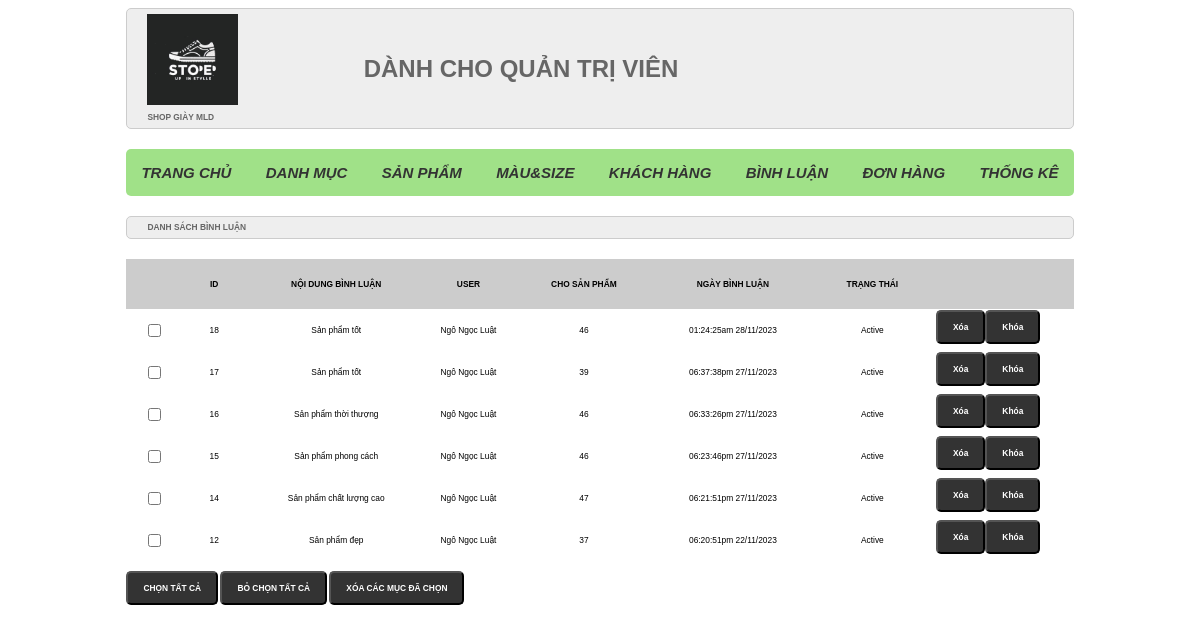
Screenshot of /admin/index.php?act=dsbl with the database file from the repository.
### tables this page shows
CREATE TABLE `binhluan` (
  `id` int(11) NOT NULL,
  `noidung` text NOT NULL,
  `ngaybinhluan` varchar(30) NOT NULL,
  `iduser` int(10) NOT NULL,
  `idpro` int(11) NOT NULL,
  `status_bl` bit(2) NOT NULL
);

CREATE TABLE `taikhoan` (
  `id` int(10) NOT NULL,
  `username` varchar(50) NOT NULL,
  `pass` varchar(50) NOT NULL,
  `email` varchar(255) NOT NULL,
  `address` varchar(255) NOT NULL,
  `tel` varchar(20) NOT NULL,
  `role` tinyint(4) NOT NULL DEFAULT 0
);

### model/pdo.php (called while the page is built, shortened)
<?php
function pdo_get_connection()
{
    $dburl = "mysql:host=localhost;dbname=webbangiaynam;charset=utf8";
    $username = 'root';
    $password = '';
    $conn = new PDO($dburl, $username, $password);
    $conn->setAttribute(PDO::ATTR_ERRMODE, PDO::ERRMODE_EXCEPTION);
    return $conn;
}
function pdo_query($sql)
{
    $sql_args = array_slice(func_get_args(), 1);
    try {
        $conn = pdo_get_connection();
        $stmt = $conn->prepare($sql);
        $stmt->execute($sql_args);
        $rows = $stmt->fetchAll(PDO::FETCH_ASSOC);
        return $rows;
    } catch (PDOException $e) {
        throw $e;
    } finally {
        unset($conn);
    }
}

### model/binhluan.php (called while the page is built, shortened)
<?php
function loadall_binhluan($idpro){
    $sql = "SELECT binhluan.*, taikhoan.username
            FROM binhluan
            LEFT JOIN taikhoan ON binhluan.iduser = taikhoan.id
            WHERE 1";
    $sql .= " ORDER BY binhluan.id DESC";
    $listbinhluan = pdo_query($sql);
    return $listbinhluan;
}
?>

### admin/binhluan/list.php (the view)
<div class="row">
    <div class="row frmtitle">
        <h1>DANH SÁCH BÌNH LUẬN</h1>
    </div>
    <div class="row frmcontent">
        <div class="row mb10 frmdsloai">
            <table>
                <tr>
                    <th></th>
                    <th>ID</th>
                    <th>NỘI DUNG BÌNH LUẬN</th>
                    <th>USER</th>
                    <th>CHO SẢN PHẨM</th>
                    <th>NGÀY BÌNH LUẬN</th>
                    <th>TRẠNG THÁI</th>
                    <th></th>
                </tr>
                <?php
                foreach ($listbinhluan as $binhluan) {
                    extract($binhluan);
                    $anbl = "index.php?act=dsbl&id=" . $id;
                    $xoabl = "index.php?act=xoabl&id=" . $id;
                    echo '<tr>
                            <td><input type="checkbox" name="" id=""></td>
                            <td>' . $id . '</td>
                            <td>' . $noidung . '</td>
                            <td>' . $username . '</td>
                            <td>' . $idpro . '</td>
                            <td>' . $ngaybinhluan . '</td>
                            <td>' . ($status_bl ? 'Active' : 'Block') . '</td>
                            <td>
                                <a href="' . $xoabl . '" style="float: left;"><input type="button" value="Xóa"></a>
                                <form class="formact" action="' . $anbl . '" method="post" style="float: left;">
                                    <input type="submit" value="' . ($status_bl ? 'Khóa' : 'Mở') . '" name="' . ($status_bl ? "block" : "active") . '">
                                </form>
                            </td>
                          </tr>';
                }
                ?>
            </table>
        </div>
        <div class="row mb10">
            <input type="button" value="CHỌN TẤT CẢ">
            <input type="button" value="BỎ CHỌN TẤT CẢ">
            <input type="button" value="XÓA CÁC MỤC ĐÃ CHỌN">
        </div>
    </div>
</div>

### assets/css/admin.css (style rules this page uses)
* { box-sizing: border-box; font-family: sans-serif; font-size: 0.7vw; }
.row { float: left; width: 100%; }
.mb10 { margin-bottom: 10px; }
.frmtitle { background-color: #EEE; border: 1px #CCC solid; color: #666; border-radius: 5px; padding: 0px 20px; }
.frmcontent { padding: 20px 0px; }
.frmdsloai table { text-align: center; width: 100%; border-collapse: collapse; }
.frmdsloai table th { padding: 20px; background-color: #ccc; }
input[type="submit" i],[type="reset" i],[type="button" i] { padding: 10px 15px; border-radius: 5px; background-color: #333; font-size: 17px; font-weight: bold; color: #fff; }
.formact { width: 50px; height: 40px; }
input[type="submit"], input[type="reset"], input[type="button"] { padding: 10px 15px; border-radius: 5px; background-color: #333; font-size: 0.7vw; font-weight: bold; color: #fff; }

### rows the page displays
binhluan: id "18", noidung "Sản phẩm tốt", iduser.username "Ngô Ngọc Luật", idpro "46", ngaybinhluan "01:24:25am 28/11/2023", shows "Active", block "Khóa"
binhluan: id "17", noidung "Sản phẩm tốt", iduser.username "Ngô Ngọc Luật", idpro "39", ngaybinhluan "06:37:38pm 27/11/2023", shows "Active", block "Khóa"
binhluan: id "16", noidung "Sản phẩm thời thượng", iduser.username "Ngô Ngọc Luật", idpro "46", ngaybinhluan "06:33:26pm 27/11/2023", shows "Active", block "Khóa"
binhluan: id "15", noidung "Sản phẩm phong cách", iduser.username "Ngô Ngọc Luật", idpro "46", ngaybinhluan "06:23:46pm 27/11/2023", shows "Active", block "Khóa"
binhluan: id "14", noidung "Sản phẩm chất lượng cao", iduser.username "Ngô Ngọc Luật", idpro "47", ngaybinhluan "06:21:51pm 27/11/2023", shows "Active", block "Khóa"
binhluan: id "12", noidung "Sản phẩm đẹp", iduser.username "Ngô Ngọc Luật", idpro "37", ngaybinhluan "06:20:51pm 22/11/2023", shows "Active", block "Khóa"
